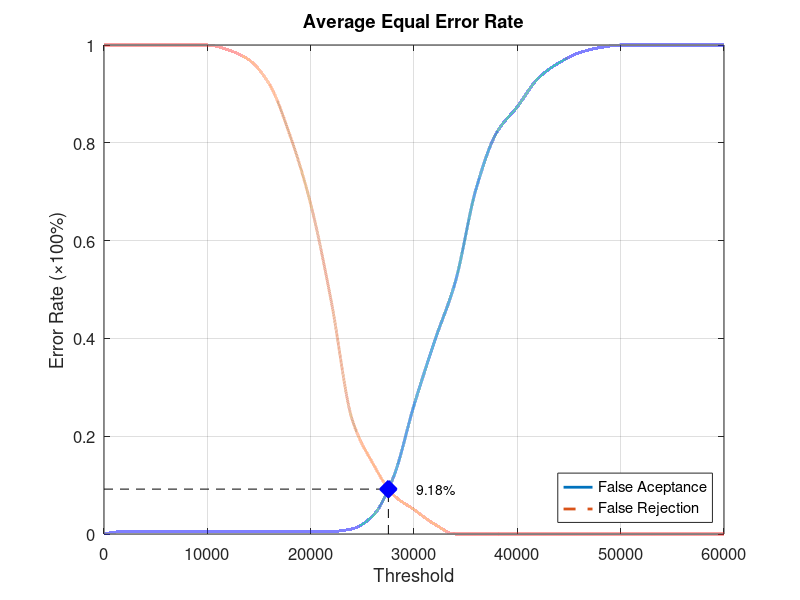
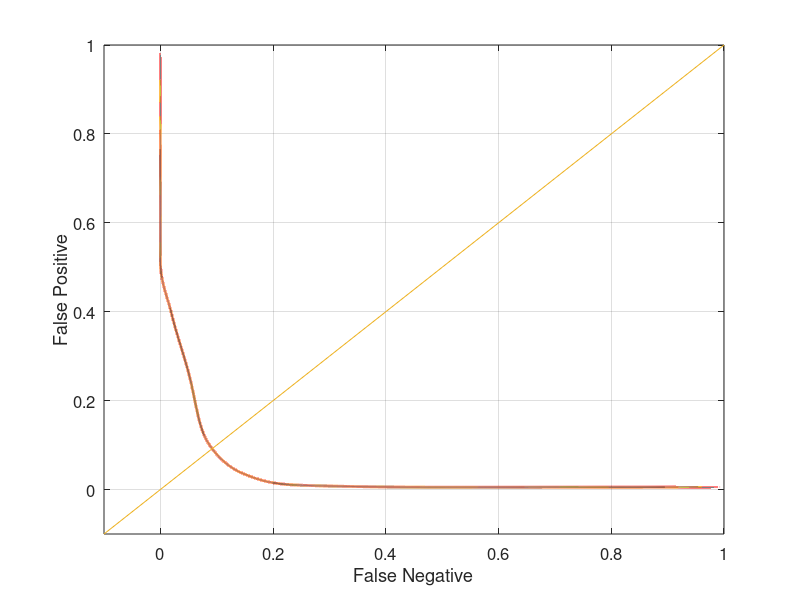

Write the MATLAB code that produced these figures, in order.
function yEER = Database5_1
close all;
clear;
clc;
x = 0:2000:60000;
xq = 0:0.5:60000;

y0 = [0 0.00526316 0.00526316 0.00526316 0.00526316 0.00526316 0.00526316 0.00526316 0.00526316 0.00526316 0.00526316 0.00526316 0.0105263 0.0368421 0.115789 0.263158 0.394737 0.515789 0.705263 0.821053 0.873684 0.931579 0.963158 0.984211 0.994737 1 1 1 1 1 1];
yy0 = interp1(x, y0, xq, 'pchip');
y1 = [1 1 1 1 1 1 0.99 0.97 0.92 0.815 0.675 0.475 0.235 0.145 0.08 0.05 0.02 0 0 0 0 0 0 0 0 0 0 0 0 0 0];
yy1 = interp1(x, y1, xq, 'pchip');

% Calculating EER: 
y2 = abs(y0 - y1);
find(y2 == min(y2))
yy2 = abs(yy0 - yy1);
xEER = find(yy2 == min(yy2));
xEERIndex = xq(xEER) % X-axis EER
yEER = yy0(xEER) % Y-axis EER

main = figure
plot(xq, yy0,'-','LineWidth', 2);	hold on
plot(xq, yy1,'--','LineWidth', 2);	hold on
plot([xEERIndex xEERIndex], [0 yEER], 'k--');	hold on
plot([0 xEERIndex], [yEER yEER], 'k--');	hold on
plot(xEERIndex, yEER, 'bx', 'LineWidth', 10);	hold on
text(xEERIndex + 10 * xEERIndex / 100, yEER, [num2str(round((10000 * yEER)) / 100) '%'])
legend('False Aceptance', 'False Rejection', 'Location', 'SouthEast')
xlabel('Threshold')
ylabel('Error Rate (\times100%)')
title('Average Equal Error Rate')
set(gca, 'FontSize', 12)
axis([0 60000 0 1])
grid on

print(main, 'Database5_1Main', '-dpng');
FNRxFPR = figure('Color', [1 1 1]);
plot(yy1, yy0, '-', yy1, yy0, 'LineWidth', 2);
hold on
y = -0.1:0.1:1
plot(y, y); 
set(gca, 'FontSize', 12)
xlabel('False Negative')
ylabel('False Positive')
axis([-0.1 1 -0.1 1])
set(gca, 'FontSize', 12)
grid on

print(FNRxFPR, 'Database5_1FNRxFPR','-dpng');
end
